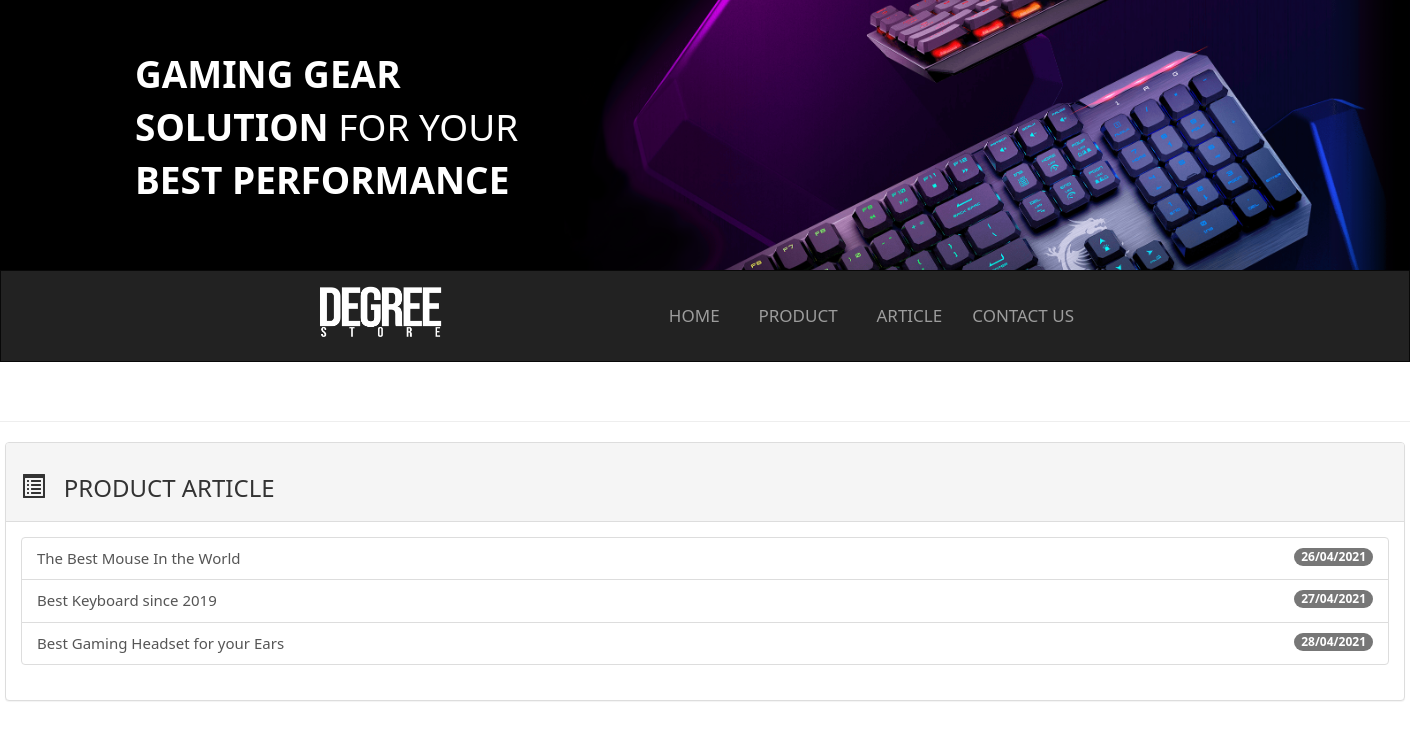
The app's page /index.php/index/article with its own data.
### tables this page shows
CREATE TABLE `article` (
  `id_article` int(11) NOT NULL,
  `title` varchar(200) NOT NULL,
  `content` longtext NOT NULL,
  `tgl_terbit` date NOT NULL,
  `penerbit` varchar(50) NOT NULL
);

### application/controllers/Index.php (called while the page is built, shortened)
<?php
class Index extends CI_Controller{
function article(){
	$data['article'] = $this->db->query("select * from article order by id_article asc limit 10")->result();
$this->load->view("header");
$this->load->view("article",$data);
$this->load->view("footer");
}
 }
?>

### index.php (called while the page is built, shortened)
<?php
require_once BASEPATH.'core/CodeIgniter.php';

### application/views/article.php (the view, shortened to what this page needs)
<div class="page-header">
</div>
<div class="row">
<div class="col-lg-12">
		<div class="panel panel-default article">
				<div class="panel-heading">
					<h3 class="panel-tittle text-uppercase"><i class="glyphicon glyphicon-list-alt"></i>&nbsp;&nbsp; Product Article</h3>
			</div>
				<div class="panel-body">
					<div class="list-group" style="font-size: 15px;">
					<?php foreach($article as $r){ ?>
					<a href="<?php echo base_url().'index/articles/'.$r->id_article;?>" class="list-group-item">
						<span class="badge"><?php echo date('d/m/Y',strtotime($r->tgl_terbit)); ?></span>
						<i></i><?php echo $r->title;?>
					</a>
					<?php } ?>
				</div>
			</div>
		</div>
	</div>
</div>

### application/views/header.php (shortened to what this page needs)
<!DOCTYPE html>
<html lang="en">
<head>
  <link rel="stylesheet" href="https://maxcdn.bootstrapcdn.com/bootstrap/3.4.1/css/bootstrap.min.css">
  <link rel="stylesheet" type="text/css" href="<?php echo base_url().'assets/css/style.css'?>">
</head>
<body>
<div class="jumbotron" style="text-transform: uppercase;">
  <div class="container">
    <p><b>Gaming Gear <br>solution </b>for your <br><b>best performance</b></p>
  </div>
</div>
<nav class="navbar navbar-inverse">
  <div class="container-fluid">
    <div class="navbar-header">
      <a class="navbar-brand" href="<?php echo base_url().''; ?>"><img src="<?php echo base_url().'assets/images/logo.png'?>" alt=""></a>
    </div>
    <div class="collapse navbar-collapse" id="myNavbar">
      <ul class="nav navbar-nav navbar-right text-uppercase">
	  	<li><a href="<?php echo base_url().''; ?>"> Home </a></li>
      <li><a href="<?php echo base_url().'index/product'; ?>">&nbsp;&nbsp;Product </a></li>
      <li><a href="<?php echo base_url().'index/article'; ?>">&nbsp;&nbsp;Article </a></li>
      <li><a href="<?php echo base_url().'index/contact'; ?>">Contact Us </a></li>
      </ul>
    </div>
  </div>
</nav>

### application/views/footer.php (shortened to what this page needs)
</body>
</html>

### assets/css/style.css (style rules this page uses)
* { padding: 0; margin: 0; font-family: system-ui, -apple-system, 'Segoe UI', Roboto, 'Helvetica Neue', Arial, 'Noto Sans', 'Liberation Sans', sans-serif, 'Apple Color Emoji', 'Segoe UI Emoji', 'Segoe UI Symbol', 'Noto Color Emoji'; }
a { text-decoration: none; }
body { background-size: cover; }
.jumbotron { background-image: url('../images/jumbotron.png'); background-size: 60%; background-repeat: no-repeat; background-position: right; background-color: black; }
.jumbotron p { font-size: 37px; color: white; justify-content: center; }
.navbar-brand img { width: 130px; position: relative; left: 300px; bottom: 20px; }
#myNavbar { font-size: 17px; padding-right: 320px; }
.article { width: 1400px; margin: auto auto; }

### application/views/header.php (style rules this page uses)
.navbar { margin-bottom: 50px; border-radius: 0; padding: 20px 0; }
.jumbotron { margin-bottom: 0; }

### records on screen
article: tgl_terbit "26/04/2021", title "The Best Mouse In the World"
article: tgl_terbit "27/04/2021", title "Best Keyboard since 2019"
article: tgl_terbit "28/04/2021", title "Best Gaming Headset for your Ears"
